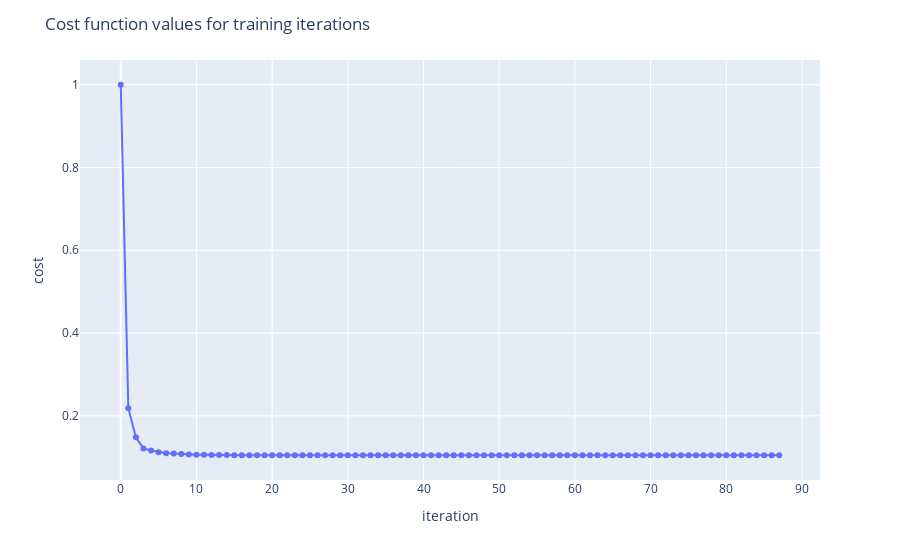

The code cell stored with this chart in its notebook:
### Code cell
visualize_cost(cd_diab.costs)

### Figure 1 — Plotly figure (JSON) as saved in the notebook; plotly's stock layout.template omitted (floating-point values rounded to 4 significant figures)
{"data": [{"legendgroup": "", "line": {"color": "#636efa", "dash": "solid"}, "marker": {"symbol": "circle"}, "mode": "markers+lines", "name": "", "orientation": "v", "showlegend": false, "type": "scatter", "x": [0, 1, 2, 3, 4, 5, 6, 7, 8, 9, 10, 11, 12, 13, 14, 15, 16, 17, 18, 19, 20, 21, 22, 23, 24, 25, 26, 27, 28, 29, 30, 31, 32, 33, 34, 35, 36, 37, 38, 39, 40, 41, 42, 43, 44, 45, 46, 47, 48, 49, 50, 51, 52, 53, 54, 55, 56, 57, 58, 59, 60, 61, 62, 63, 64, 65, 66, 67, 68, 69, 70, 71, 72, 73, 74, 75, 76, 77, 78, 79, 80, 81, 82, 83, 84, 85, 86, 87], "xaxis": "x", "y": [1.0, 0.2184, 0.1483, 0.1213, 0.1161, 0.1121, 0.1098, 0.109, 0.1076, 0.1069, 0.1062, 0.1057, 0.1053, 0.1055, 0.1053, 0.1051, 0.105, 0.105, 0.105, 0.1049, 0.1049, 0.1049, 0.1049, 0.105, 0.1049, 0.1049, 0.1049, 0.1049, 0.1049, 0.1049, 0.1048, 0.1048, 0.1048, 0.1048, 0.1048, 0.1048, 0.1048, 0.1048, 0.1048, 0.1048, 0.1048, 0.1048, 0.1048, 0.1048, 0.1049, 0.1048, 0.1048, 0.1048, 0.1048, 0.1048, 0.1048, 0.1048, 0.1048, 0.1048, 0.1048, 0.1048, 0.1048, 0.1048, 0.1048, 0.1048, 0.1048, 0.1048, 0.1048, 0.1048, 0.1048, 0.1048, 0.1048, 0.1048, 0.1048, 0.1048, 0.1048, 0.1048, 0.1048, 0.1048, 0.1048, 0.1048, 0.1048, 0.1048, 0.1048, 0.1048, 0.1048, 0.1048, 0.1048, 0.1048, 0.1048, 0.1048, 0.1048, 0.1048], "yaxis": "y"}], "layout": {"hovermode": "x", "legend": {"tracegroupgap": 0}, "margin": {"t": 60}, "title": {"text": "Cost function values for training iterations"}, "xaxis": {"anchor": "y", "domain": [0, 1], "title": {"text": "iteration"}}, "yaxis": {"anchor": "x", "domain": [0, 1], "title": {"text": "cost"}}}}
